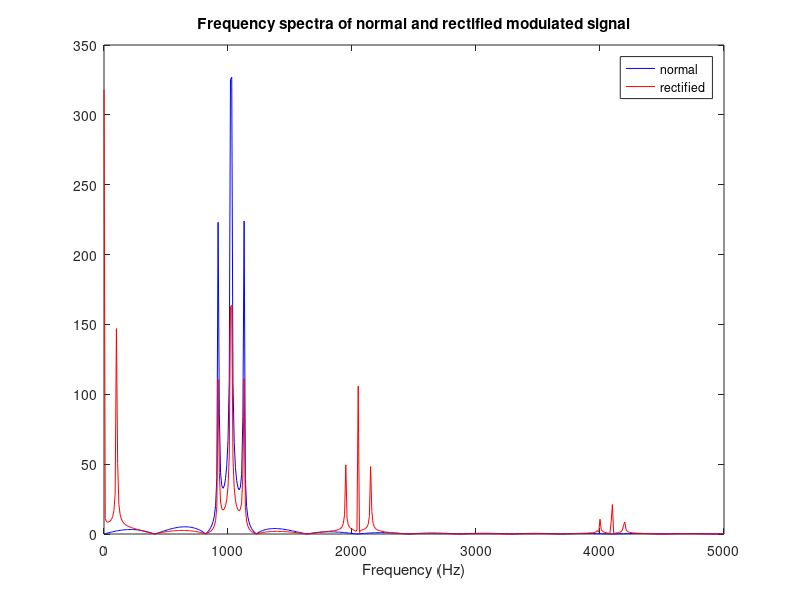

MATLAB code to generate this figure:
%%
%1.4)
x = linspace(0,0.1,1000)
w_car = 1000*2*pi
w_mod = 100*2*pi
y1 = (1+sin(w_mod*x)).*sin(w_car*x)
y2 = max(0,y1)

freq = linspace(0,5000,length(x)/2+1)
ft1 = abs(fft(y1,1024))
ft1 = ft1(1:length(x)/2+1)
ft2 = abs(fft(y2,1024))
ft2 = ft2(1:length(x)/2+1)
figure(1)
plot(freq,ft1,'color','b')
hold on
plot(freq,ft2,'color','r')
legend('normal','rectified')
xlim([0,5000])
xlabel('Frequency (Hz)')
title('Frequency spectra of normal and rectified modulated signal')

%It can be seen that there are multiple spikes in the graph. The spike at
%f_car=1000Hz, but also f_mod=100Hz, f_car+f_mod=1100Hz,
%f_car-f_mod=900Hz can be seen. This is the same as in 6.17. For the
%rectified signal there are also peaks at higher frequencies, such as
%2*f_car+/-f_mod and 4*f_car+/-f_mod


